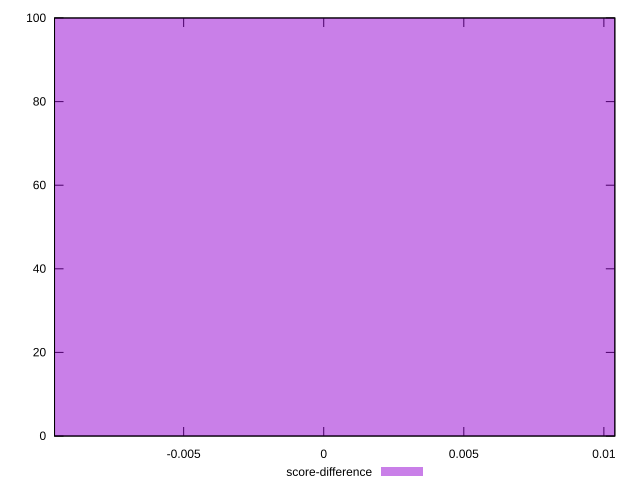

The gnuplot source for this figure:
reset

$scoreDifference <<EOF
0 100
EOF

set key outside below
set boxwidth 0.1
set xrange [-0.009609085296882638:0.010390914703117362]
set yrange [0:100]
set trange [0:100]
set style fill transparent solid 0.5 noborder
set terminal svg size 640, 490 enhanced background rgb 'white'
set output "reprap/uses-long-cache-ttl/samples/pages+cached+noexternal+nofonts+nosvg+noimg/score-difference/histogram.svg"

plot $scoreDifference title "score-difference" with boxes

reset
